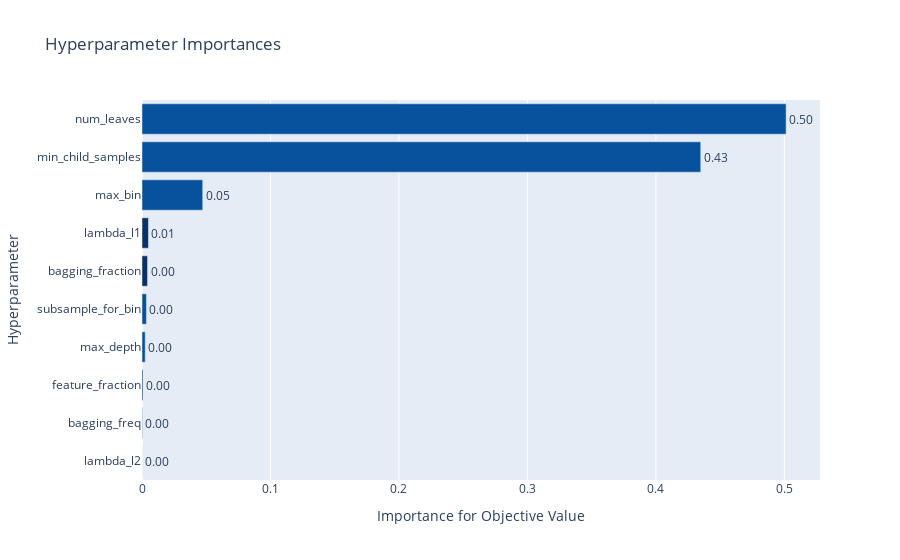

Notebook code for this chart:
### Code cell
optuna.visualization.plot_param_importances(lgbm_study)

### Figure 1 — Plotly figure (JSON) as saved in the notebook; plotly's stock layout.template omitted (floating-point values rounded to 4 significant figures)
{"data": [{"cliponaxis": false, "hovertemplate": ["lambda_l2 (LogUniformDistribution): 2.556726672438728e-05<extra></extra>", "bagging_freq (IntUniformDistribution): 0.000327306659871311<extra></extra>", "feature_fraction (DiscreteUniformDistribution): 0.0007882307090536732<extra></extra>", "max_depth (IntLogUniformDistribution): 0.002483672878652912<extra></extra>", "subsample_for_bin (IntUniformDistribution): 0.003463411569749841<extra></extra>", "bagging_fraction (DiscreteUniformDistribution): 0.004309335895936791<extra></extra>", "lambda_l1 (LogUniformDistribution): 0.005026400185898542<extra></extra>", "max_bin (IntLogUniformDistribution): 0.047257878969903605<extra></extra>", "min_child_samples (IntUniformDistribution): 0.4349375492170127<extra></extra>", "num_leaves (IntLogUniformDistribution): 0.5013806466471962<extra></extra>"], "marker": {"color": ["rgb(8,48,107)", "rgb(8,81,156)", "rgb(8,48,107)", "rgb(8,81,156)", "rgb(8,81,156)", "rgb(8,48,107)", "rgb(8,48,107)", "rgb(8,81,156)", "rgb(8,81,156)", "rgb(8,81,156)"]}, "orientation": "h", "text": ["2.556726672438728e-05", "0.000327306659871311", "0.0007882307090536732", "0.002483672878652912", "0.003463411569749841", "0.004309335895936791", "0.005026400185898542", "0.047257878969903605", "0.4349375492170127", "0.5013806466471962"], "textposition": "outside", "texttemplate": "%{text:.2f}", "type": "bar", "x": [2.557e-05, 0.0003273, 0.0007882, 0.002484, 0.003463, 0.004309, 0.005026, 0.04726, 0.4349, 0.5014], "y": ["lambda_l2", "bagging_freq", "feature_fraction", "max_depth", "subsample_for_bin", "bagging_fraction", "lambda_l1", "max_bin", "min_child_samples", "num_leaves"]}], "layout": {"showlegend": false, "title": {"text": "Hyperparameter Importances"}, "xaxis": {"title": {"text": "Importance for Objective Value"}}, "yaxis": {"title": {"text": "Hyperparameter"}}}}
